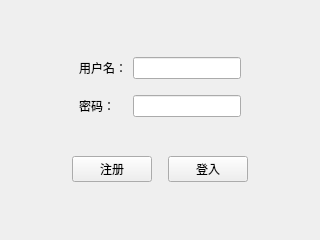
<?xml version="1.0" encoding="UTF-8"?>
<ui version="4.0">
 <class>MainWindow</class>
 <widget class="QMainWindow" name="MainWindow">
  <property name="geometry">
   <rect>
    <x>0</x>
    <y>0</y>
    <width>320</width>
    <height>240</height>
   </rect>
  </property>
  <property name="minimumSize">
   <size>
    <width>320</width>
    <height>240</height>
   </size>
  </property>
  <property name="maximumSize">
   <size>
    <width>320</width>
    <height>240</height>
   </size>
  </property>
  <property name="windowTitle">
   <string>登陆窗口</string>
  </property>
  <widget class="QWidget" name="centralwidget">
   <layout class="QVBoxLayout" name="verticalLayout">
    <item>
     <spacer name="verticalSpacer">
      <property name="orientation">
       <enum>Qt::Vertical</enum>
      </property>
      <property name="sizeHint" stdset="0">
       <size>
        <width>20</width>
        <height>40</height>
       </size>
      </property>
     </spacer>
    </item>
    <item>
     <widget class="QWidget" name="widget" native="true">
      <property name="sizePolicy">
       <sizepolicy hsizetype="Preferred" vsizetype="Fixed">
        <horstretch>0</horstretch>
        <verstretch>0</verstretch>
       </sizepolicy>
      </property>
      <layout class="QGridLayout" name="gridLayout">
       <item row="0" column="0">
        <spacer name="horizontalSpacer_4">
         <property name="orientation">
          <enum>Qt::Horizontal</enum>
         </property>
         <property name="sizeHint" stdset="0">
          <size>
           <width>40</width>
           <height>20</height>
          </size>
         </property>
        </spacer>
       </item>
       <item row="0" column="1">
        <widget class="QLabel" name="label">
         <property name="text">
          <string>用户名：</string>
         </property>
        </widget>
       </item>
       <item row="0" column="2">
        <widget class="QLineEdit" name="lineEdit"/>
       </item>
       <item row="2" column="2">
        <widget class="QLineEdit" name="lineEdit_2">
         <property name="echoMode">
          <enum>QLineEdit::Password</enum>
         </property>
        </widget>
       </item>
       <item row="0" column="3">
        <spacer name="horizontalSpacer_5">
         <property name="orientation">
          <enum>Qt::Horizontal</enum>
         </property>
         <property name="sizeHint" stdset="0">
          <size>
           <width>40</width>
           <height>20</height>
          </size>
         </property>
        </spacer>
       </item>
       <item row="2" column="1">
        <widget class="QLabel" name="label_2">
         <property name="text">
          <string>密码：</string>
         </property>
        </widget>
       </item>
       <item row="1" column="2">
        <spacer name="verticalSpacer_4">
         <property name="orientation">
          <enum>Qt::Vertical</enum>
         </property>
         <property name="sizeType">
          <enum>QSizePolicy::Fixed</enum>
         </property>
         <property name="sizeHint" stdset="0">
          <size>
           <width>20</width>
           <height>10</height>
          </size>
         </property>
        </spacer>
       </item>
      </layout>
     </widget>
    </item>
    <item>
     <spacer name="verticalSpacer_3">
      <property name="orientation">
       <enum>Qt::Vertical</enum>
      </property>
      <property name="sizeType">
       <enum>QSizePolicy::Fixed</enum>
      </property>
      <property name="sizeHint" stdset="0">
       <size>
        <width>20</width>
        <height>15</height>
       </size>
      </property>
     </spacer>
    </item>
    <item>
     <widget class="QWidget" name="widget_2" native="true">
      <property name="sizePolicy">
       <sizepolicy hsizetype="Preferred" vsizetype="Fixed">
        <horstretch>0</horstretch>
        <verstretch>0</verstretch>
       </sizepolicy>
      </property>
      <layout class="QHBoxLayout" name="horizontalLayout">
       <item>
        <spacer name="horizontalSpacer">
         <property name="orientation">
          <enum>Qt::Horizontal</enum>
         </property>
         <property name="sizeHint" stdset="0">
          <size>
           <width>40</width>
           <height>20</height>
          </size>
         </property>
        </spacer>
       </item>
       <item>
        <widget class="QPushButton" name="pushButton">
         <property name="text">
          <string>注册</string>
         </property>
        </widget>
       </item>
       <item>
        <spacer name="horizontalSpacer_3">
         <property name="orientation">
          <enum>Qt::Horizontal</enum>
         </property>
         <property name="sizeType">
          <enum>QSizePolicy::Fixed</enum>
         </property>
         <property name="sizeHint" stdset="0">
          <size>
           <width>10</width>
           <height>20</height>
          </size>
         </property>
        </spacer>
       </item>
       <item>
        <widget class="QPushButton" name="pushButton_2">
         <property name="text">
          <string>登入</string>
         </property>
        </widget>
       </item>
       <item>
        <spacer name="horizontalSpacer_2">
         <property name="orientation">
          <enum>Qt::Horizontal</enum>
         </property>
         <property name="sizeHint" stdset="0">
          <size>
           <width>40</width>
           <height>20</height>
          </size>
         </property>
        </spacer>
       </item>
      </layout>
     </widget>
    </item>
    <item>
     <spacer name="verticalSpacer_2">
      <property name="orientation">
       <enum>Qt::Vertical</enum>
      </property>
      <property name="sizeHint" stdset="0">
       <size>
        <width>20</width>
        <height>40</height>
       </size>
      </property>
     </spacer>
    </item>
   </layout>
  </widget>
 </widget>
 <resources/>
 <connections/>
</ui>
